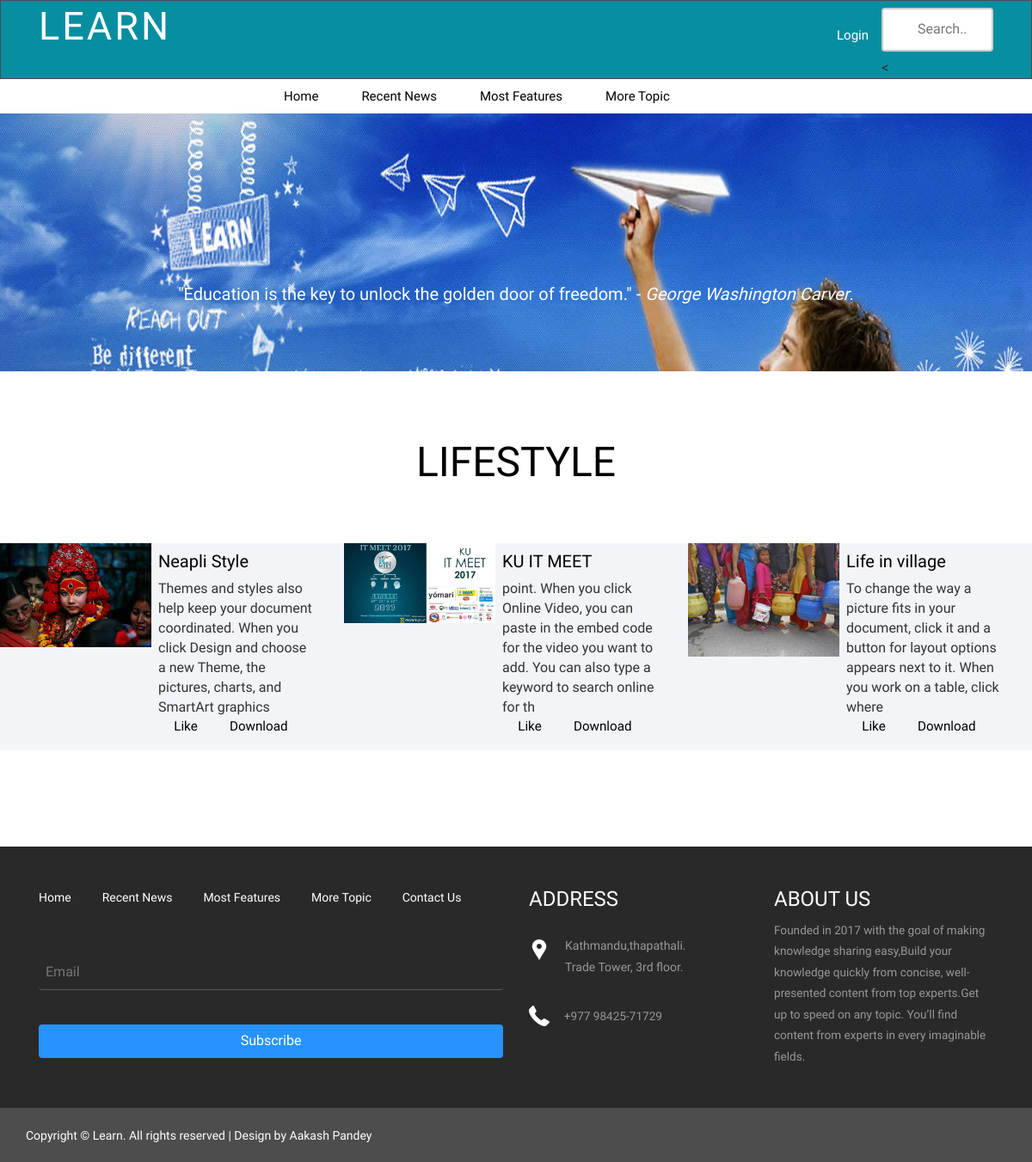
The page /pages/category_inside.php?id=12 on the database its author committed.
### tables this page shows
CREATE TABLE IF NOT EXISTS `tbl_slider` (
  `id` int(11) NOT NULL,
  `images` varchar(150) NOT NULL,
  `testimonial` varchar(2000) NOT NULL,
  `date` date NOT NULL,
  `status` enum('active','inactive') NOT NULL,
  `author` varchar(250) NOT NULL
);

CREATE TABLE IF NOT EXISTS `tbl_category` (
  `id` int(11) NOT NULL,
  `title` varchar(50) DEFAULT NULL,
  `description` char(250) DEFAULT NULL,
  `upload_date` date NOT NULL,
  `images` varchar(150) NOT NULL,
  `status` enum('active','inactive') NOT NULL
);

CREATE TABLE IF NOT EXISTS `tbl_file` (
  `id` int(11) NOT NULL,
  `cat_id` int(11) NOT NULL,
  `admin_id` int(11) NOT NULL,
  `user_id` int(11) NOT NULL,
  `file_name` varchar(150) DEFAULT NULL,
  `description` varchar(10000) NOT NULL,
  `upload_date` date NOT NULL,
  `images` varchar(150) DEFAULT NULL,
  `files` varchar(150) NOT NULL,
  `status` enum('active','inactive') NOT NULL,
  `view_count` int(11) NOT NULL DEFAULT '0',
  `download_count` int(11) NOT NULL DEFAULT '0'
);

### pages/category_inside.php (the view, shortened to what this page needs)
<?php
include '../connection.php';
include '../includes/header.php';
?>
  <div class="courses_banner">
                 <?php
                              $news="SELECT * FROM `tbl_slider` where status='active' order by rand()  limit 1";
                            $result=mysqli_query($connection, $news);
                            if(mysqli_num_rows($result)>0) {
                            while ($row=mysqli_fetch_assoc($result)) {
                ?>
                    <div class="banner-info">
                      <p >"<?=$row['testimonial']?>" -<i> <?=$row['author']?></i>. </p>
                    </div>
              <?php
                  }
                }
              ?>
  </div>
   <div class="bottom_content">
    <?php
if (isset($_GET['pn'])) {
    $pn = preg_replace('#[^0-9]#i', '', $_GET['pn']);
} else {
    $pn = 1;
}
$itemsPerPage = 5;
$limit = 'LIMIT ' .($pn - 1) * $itemsPerPage .',' .$itemsPerPage;
     $id=$_GET['id'];
                            $sql = "SELECT title FROM tbl_category where id='$id' $limit";
                            $cat = mysqli_query($connection, $sql);
                            $row=mysqli_fetch_assoc($cat);
                             if(mysqli_num_rows($cat)>0) {
                              ?>
                  <h3><?=$row['title']?></h3>
                  <?php
                }
                      ?>
     <div class="grid_2">
      <?php
        $id=$_GET['id'];
          $file="select * from tbl_file where cat_id=$id and status='active'";
        $result=mysqli_query($connection, $file);
        if(mysqli_num_rows($result)>0) {
          while ($row=mysqli_fetch_assoc($result)) {
      ?>
      <div class="col-md-4 portfolio-left">
            <div class="portfolio-img event-img">
                <img src="../images/<?=$row['images']?>" class="img-responsive" alt="" height=200 width=200/>
                <div class="over-image"></div>
            </div>
            <div class="portfolio-description">
               <h4><?php echo"<a href='single.php?id=$row[id]'>$row[file_name]</a>";?></h4>
               <?php
                  $string=$row['description'];
                  if (strlen($string) > 150) {
                        $trimstring = substr($string, 0, 150);
                        } else {
                        $trimstring = $string;
                               }
                  echo $trimstring;
                  ?>
                <ul class="meta-post">
                              <li class="category">
                     <?php echo"<a href='single.php?id=$row[id]'>Like</a>";?>
                </li>
                        <li class="category1">
                          <?php
                             if(isset($_SESSION['userid'])) {
                           ?>
                           <?php echo"<a href='single.php?id=$row[id]'>$row[download_count]  Download</a>";?>
                      <?php
                            } else {
                          ?>
                              <a href="login.php">Download</a>
                          <?php
                            }
                          ?>
                         </li>
                       </ul>
            </div>
            <div class="clearfix"> </div>
        </div>
         <?php
        }
      }
    ?>
        </div>
     </div>
        <?php
          include '../includes/footer.php';
          ?>

### css/style.css (style rules this page uses)
h4, h5, h6, h1, h2, h3 { margin-top: 0; }
ul, ol { margin: 0; }
p { margin: 1%; }
html, body { font-family: 'PT Sans Narrow', sans-serif; font-size: 100%; background:#fff; }
body a { transition:0.5s all; -webkit-transition:0.5s all; -moz-transition:0.5s all; -o-transition:0.5s all; -ms-transition:0.5s all; }
.banner-info { text-align: center; padding:8em 0 0 0; }
.banner-info p { color: #FFF; margin: 1em 0 2em; font-size: 20px; font-weight: 400; }
.portfolio-left { background: #f2f4f8; padding:0 }
.portfolio-img { width:44%; float: left; }
.portfolio-description { width: 50%; float: left; padding: 40px 30px 0; }
.portfolio-description h4 a { color: #000; font-size: 20px; font-weight: 400; margin: 0; transition: all 0.3s linear 0s; }
.bottom_content { padding:5em 0; }
.bottom_content h3 { color:#000; font-size:3em; text-transform:uppercase; margin:0em 0 1em; text-align:center; position:relative; }
.grid_2 { margin-bottom:2em; }
.courses_banner { background: url(../images/1.jpg)no-repeat center top; background-size: cover; -webkit-background-size: cover; -moz-background-size: cover; -o-background-size: cover; min-height:300px; text-align: center; padding: 3em 0 0 0; }
.event-img { overflow:hidden; position:relative; }
.event-img img { transition: all 0.2s ease-out; -webkit-transition: all 0.2s ease-out; -moz-transition: all 0.2s ease-out; -o-transition: all 0.2s ease-out; }
.event-img .over-image { height: 100%; width: 100%; display: block; position: absolute; opacity: 0.5; top: 0; left: 0; pointer-events: none; box-shadow: 0 0 0 0 #f1b458 inset; -webkit-box-shadow: 0 0 0 0 #f1b458 inset; -moz-box-shadow: 0 0 0 0 #f1b458 inset; -o-box-shadow: 0 0 0 0 #f1b458 inset; transition: all 0.2s ease-out; -webkit-transition: all 0.2s ease-out; -moz-transition: all 0.2s ease-out; -o-transition: all 0.2s ease-out; }
ul.meta-post { padding:0; margin:0 0 1em 0; list-style:none; position:relative; }
ul.meta-post li { display:inline-block; margin-right: 15px; font-size:0.95em; color:#777; }
ul.meta-post li a { color:#000; }
ul.meta-post li:before { text-shadow: none; -webkit-font-smoothing: antialiased; font-family: 'fontawesome'; speak: none; font-weight: normal; font-variant: normal; line-height: 1; text-transform: none; -moz-transition: 0.4s; -o-transition: 0.4s; -webkit-transition: 0.4s; transition: 0.4s; color:#f1b458; display: inline-block; font-size: 16px; position: relative; margin-right: 2px; }
ul.meta-post li.category:before { content: "\f164"; }
ul.meta-post li.category1:before { content: "\f019"; }
figure, figcaption, img, h2, p, i, .person-social { -webkit-transition: all .5s; transition: all .5s; }
@media (max-width:1440px) { .portfolio-description { padding: 17px 17px 0; } }
@media (max-width:1280px) { .portfolio-description { padding: 10px 8px 0; } }

### rows shown on the page
tbl_slider: testimonial "Education is the key to unlock the golden door of freedom.", author "George Washington Carver"
tbl_category: title "LIFESTYLE"
tbl_file: images (picture), file_name "Neapli Style", description "Themes and styles also help keep your document coordinated. When you click Design and choose a new Theme, the pictures, charts, and SmartArt graphics"
tbl_file: images (picture), file_name "KU IT MEET", description "point. When you click Online Video, you can paste in the embed code for the video you want to add. You can also type a keyword to search online for th"
tbl_file: images (picture), file_name "Life in village", description "To change the way a picture fits in your document, click it and a button for layout options appears next to it. When you work on a table, click where"
